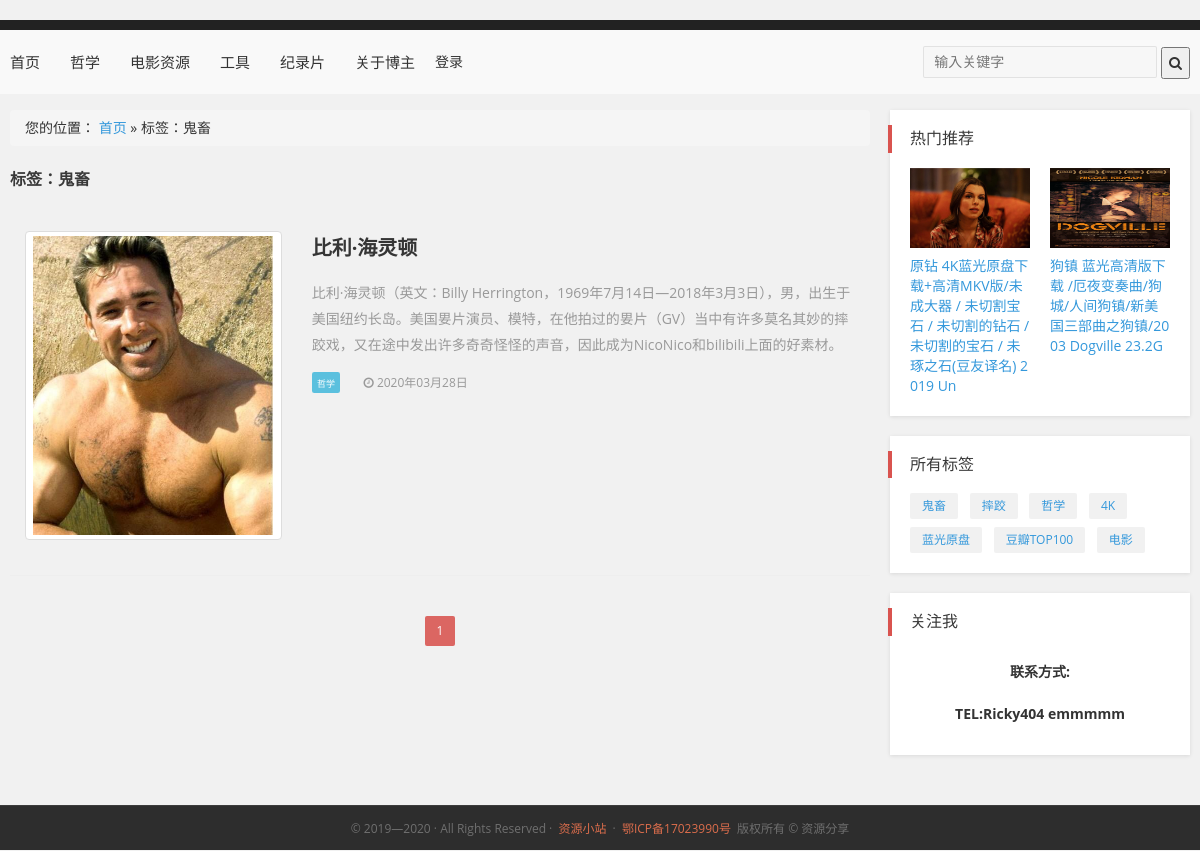
The app's page /tag/鬼畜 with its own data.
### blog/models.py (models this page shows, shortened)
class Category(models.Model):
    name = models.CharField(verbose_name='博客分类', max_length=100)  # verbose_name修改在后台管理页面的名字
    index = models.IntegerField(default=999, verbose_name='分类排序')
    class Meta:
        verbose_name = '博客分类'
        verbose_name_plural = verbose_name

class Tag(models.Model):
    name = models.CharField('文章标签', max_length=100)
    class Meta:
        verbose_name = '文章标签'
        verbose_name_plural = verbose_name
    def __str__(self):
        return self.name

class Article(models.Model):
    title = models.CharField('标题', max_length=70)
    excerpt = models.TextField('摘要', max_length=200, blank=True)
    category = models.ForeignKey(Category, on_delete=models.DO_NOTHING, verbose_name='分类', blank=True, null=True)
    tags = models.ManyToManyField(Tag, verbose_name='标签', blank=True, )
    img = models.ImageField(upload_to='article_img/%Y/%m/%d/', verbose_name='文章图片', blank=True, null=True)
    body = UEditorField('内容', width=800, height=500, toolbars="full",
                        imagePath="upimg/", filePath="upfile/", upload_settings={"imageMaxSize": 120400},
                        settings={}, command=None, blank=True
                        )
    user = models.ForeignKey(User, on_delete=models.CASCADE, verbose_name='作者')
    views = models.PositiveIntegerField('阅读量', default=0)
    tui = models.ForeignKey(Tui, on_delete=models.DO_NOTHING, verbose_name='推荐位', blank=True, null=True)
    created_time = models.DateTimeField('发布时间', auto_now_add=True)
    modified_time = models.DateTimeField('修改时间', auto_now=True)
    def paixu(self):
        return self.category.index
    paixu.short_description = '分类排序'
    class Meta:
        verbose_name = '文章'
        verbose_name_plural = '文章'

### blog/views.py (the view)
# urls.py: path('tag/<tag>',views.tag, name='tags'),#标签搜索页
def tag(request, tag):
    list = Article.objects.filter(tags__name=tag)  # 通过文章标签进行查询文章
    remen = Article.objects.filter(tui__id=2)[:6]
    allcategory = Category.objects.all()
    tname = Tag.objects.get(name=tag)  # 获取当前搜索的标签名
    page = request.GET.get('page')
    tags = Tag.objects.all()
    paginator = Paginator(list, 5)
    try:
        list = paginator.page(page)  # 获取当前页码的记录
    except PageNotAnInteger:
        list = paginator.page(1)  # 如果用户输入的页码不是整数时,显示第1页的内容
    except EmptyPage:
        list = paginator.page(paginator.num_pages)  # 如果用户输入的页数不在系统的页码列表中时,显示最后一页的内容
    return render(request, 'tags.html', locals())

### templates/tags.html (shortened to what this page needs)
﻿{% extends "base.html" %}
{% block content %}
    <div id="main-container" class="container clearfix">
        <section class="post-left">
            <div class="breadcrumb">您的位置： <a itemprop="breadcrumb" href="{% url 'index' %}">首页</a> » <span
                    class="current">标签：{{ tname }}</span></div>
            <div class="main-title">
                <h4 class="post-left-title">标签：{{ tname }}</h4>
            </div>
            {% for list in list %}
                <div class="article-box clearfix excerpt-1">
                    <div class="col-md-4">
                        <div class="thumbnail">
                            <a href="{% url 'index' %}show-{{ list.id }}.html" title="{{ list.title }}">
                                <img src="{% url 'index' %}media/{{ list.img }}"
                                     srcset="{% url 'index' %}media/{{ list.img }}"
                                     alt="{{ list.title }}" class="wp-post-image" width="240" height="160"/></a>
                        </div>
                    </div>
                    <div class="col-md-8">
                        <h2><a href="{% url 'index' %}show-{{ list.id }}.html" target="_blank"
                               title="{{ list.title }}">{{ list.title }}</a></h2>
                        <p class="txtcont hidden-xs"><a href="{% url 'index' %}show-{{ list.id }}.html"
                                                        target="_blank"
                                                        title="{{ list.title }}">{{ list.excerpt }}</a></p>
                        <div class="meta"><span class="label label-info"><a
                                href="{% url 'index' %}list-{{ list.category_id }}.html">{{ list.category.name }}</a></span>
                            <time class="item"><i
                                    class="fa fa-clock-o"></i>{{ list.created_time|date:"Y年m月d日" }}
                            </time>
                        </div>
                    </div>
                </div>
            {% endfor %}
            <div class="pagination">
                <ul>
                    {% for num in list.paginator.page_range %}
                        {% if num %}
                            {% ifequal num list.number %}
                                <li class="active"><span>{{ num }}</span></li>
                            {% else %}
                                <li><a href="?page={{ num }}">{{ num }}</a></li>
                            {% endifequal %}
                        {% else %}
                            <li class="disabled"><span>...</span></li>
                        {% endif %}
                    {% endfor %}
                </ul>
            </div>
        </section>
        <aside class="post-right hidden-xs">
            {% include 'right.html' %}
        </aside>
    </div>
{% endblock %}

### templates/base.html (shortened to what this page needs)
{% load staticfiles %}
<!DOCTYPE HTML>
<html>
<head>
    <link rel='stylesheet' id='bootstrap-css' href='{% static "css/bootstrap.min.css" %}' type='text/css' media='all'/>
    <link rel='stylesheet' id='fontawesome-css' href='{% static "css/font-awesome.min.css" %}' type='text/css'
          media='all'/>
    <link rel='stylesheet' id='stylesheet-css' href='{% static "css/style.css" %}' type='text/css' media='all'/>
    <link rel='stylesheet' id='raxus-css' href='{% static "css/raxus.css" %}' type='text/css' media='all'/>
    <link rel='stylesheet' id='open-social-style-css' href='{% static "css/os.css" %}' type='text/css' media='all'/>
</head>
<body class="home blog site-layout-2">
<header class="fix-wrap" id="fix-wrap">
        <nav class="nav fl">
            <ul id="fix-list" class="fix-list clearfix">
                <li id="menu-item-24086" class="menu-item"><a href="/">首页</a></li>
                {% for category in allcategory %}
                    <li id="menu-item-117720" class="menu-item">
                        <a href="{% url 'index' %}list-{{ category.id }}.html">{{ category.name }}</a>
                    </li>
                {% endfor %}
                <li id="menu-item-24086" class="menu-item"><a href="/about/">关于博主</a></li>
            </ul>
        </nav>
        <ul class="navbar-nav">
            {% if user.is_authenticated %}
                <li class="nav-item dropdown">
                    <a class="nav-link dropdown-toggle" href="#" id="navbarDropdown" role="button"
                       data-toggle="dropdown" aria-haspopup="true" aria-expanded="false">
                        {{ user.username }}
                    </a>
                    <div class="dropdown-menu" aria-labelledby="navbarDropdown">
                        <a class="dropdown-item" href='{% url "userprofile:logout" %}'>退出登录</a>
                    </div>
                </li>
            {% else %}
                <li class="nav-item">
                    <a class="nav-link" href="{% url 'userprofile:login' %}">登录</a>
                </li>
            {% endif %}
        </ul>
        <form method="get" class="index-search  hidden-xs" action="{% url 'index' %}s/">
            <input class="text" name="search" type="text" placeholder="输入关键字" value="">
            <button class="submit" type="submit"><i class="fa fa-search"></i></button>
        </form>
</header>
{% block content %}
{% endblock %}
<footer class="footer">
    <div class="copyright"> © 2019—2020 · All Rights Reserved
        · <a href="https://www.django.cn">资源小站</a>
        · <a href="http://www.miibeian.gov.cn" target="_blank">鄂ICP备17023990号</a> 版权所有 © 资源分享
    </div>
</footer>
</body>
</html>

### templates/right.html (shortened to what this page needs)
{% load staticfiles %}
<section class="widget post-right-item">
    <h4 class="post-right-title">热门推荐</h4>
    <ul class="post-hot clearfix">
        {% for k in remen %}
            <li>
                <div class="img">
                    <a href="{% url 'index' %}show-{{ k.id }}.html" title="{{ k.title }}">
                        <img src="{% url 'index' %}media/{{ k.img }}"
                             srcset="{% url 'index' %}media/{{ k.img }}" alt="{{ k.title }}"
                             class="wp-post-image" width="120" height="80"/>
                    </a>
                </div>
                <div class="text">
                    <a href="{% url 'index' %}show-{{ k.id }}.html" title="{{ k.title }}"
                       target="_blank">{{ k.title }}</a>
                </div>
            </li>
        {% endfor %}
    </ul>
</section>
<section class="widget post-right-item"><h4 class="post-right-title">所有标签</h4>
    <div class="tags">
        {% for tag in tags %}
            <a href="{% url 'index' %}tag/{{ tag.name }}">{{ tag.name }}</a>
        {% endfor %}
    </div>
</section>
<div class="post-right-item">
    <h4 class="post-right-title">关注我</h4>
    <div class="wid-about">
        <p><strong>联系方式:</strong></p>
        <p><strong>TEL:Ricky404 emmmmm</strong></p>
    </div>
</div>

### records on screen
Category: name "哲学"
Category: name "电影资源"
Category: name "工具"
Category: name "纪录片"
Tag: name "鬼畜"
Article: img (picture), title "比利·海灵顿", excerpt "比利·海灵顿（英文：Billy Herrington，1969年7月14日—2018年3月3日），男，出生于美国纽约长岛。美国㚻片演员、模特，在他拍过的㚻片（GV）当中有许多莫名其妙的摔跤戏，又在途中发出许多奇奇怪怪的声音，因此成为NicoNico和bilibili上面的好素材。", category.name "哲学", created_time "2020年03月28日"
Article: img (picture), title "原钻 4K蓝光原盘下载+高清MKV版/未成大器 / 未切割宝石 / 未切割的钻石 / 未切割的宝石 / 未琢之石(豆友译名) 2019 Un"
Article: img (picture), title "狗镇 蓝光高清版下载 /厄夜变奏曲/狗城/人间狗镇/新美国三部曲之狗镇/2003 Dogville 23.2G"
Tag: name "摔跤"
Tag: name "哲学"
Tag: name "4K"
Tag: name "蓝光原盘"
Tag: name "豆瓣TOP100"
Tag: name "电影"

### other values on screen
{{ num }} "1"
